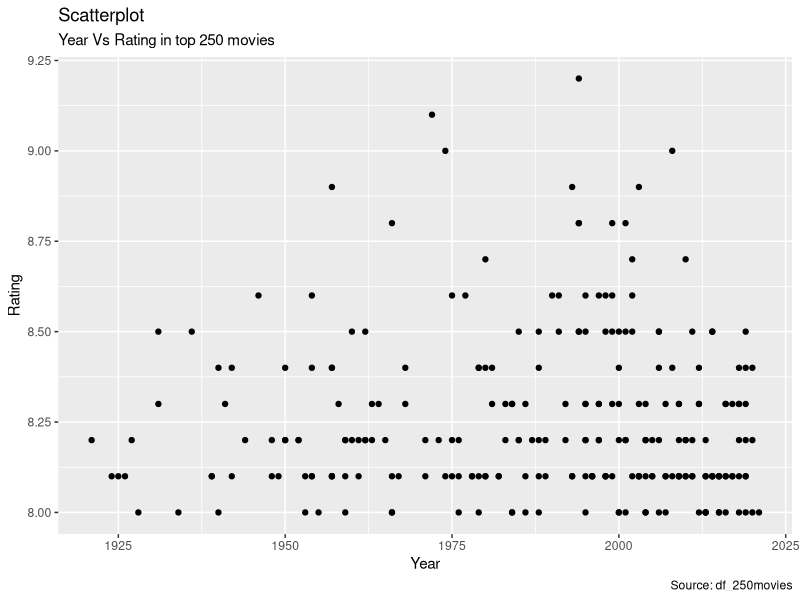
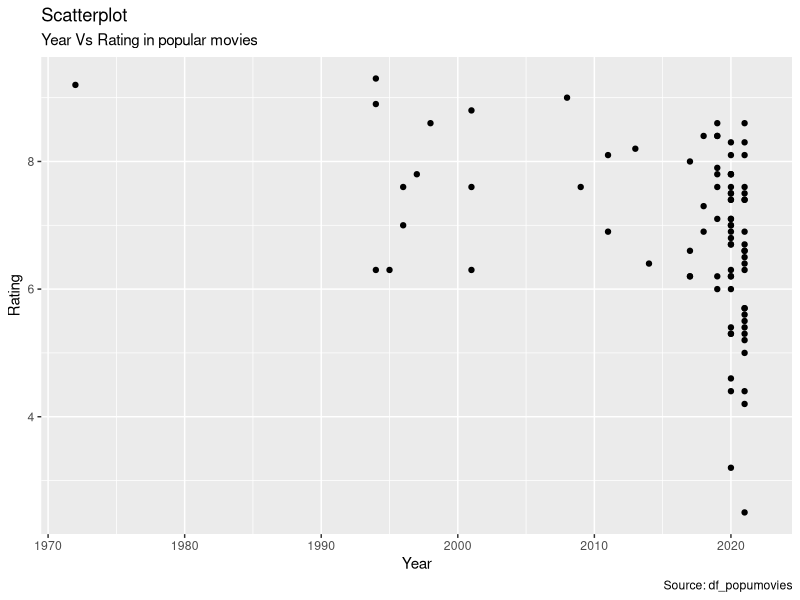
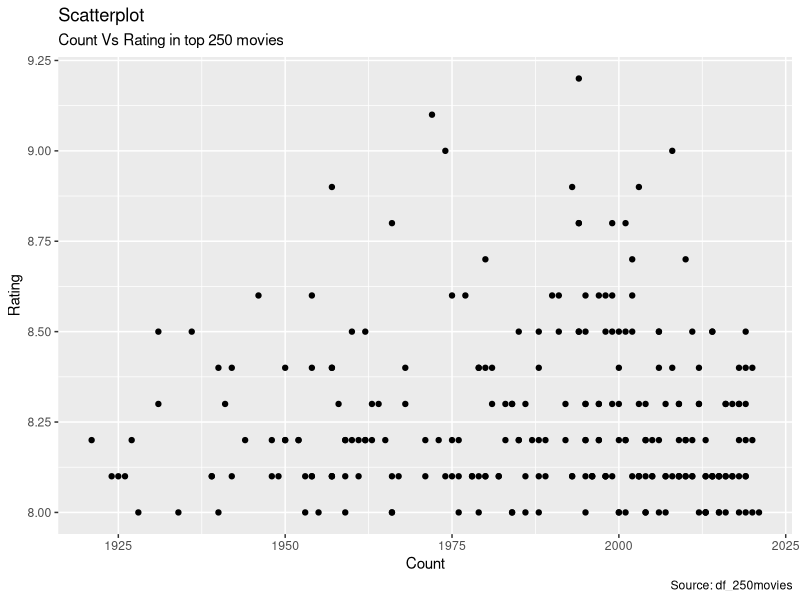
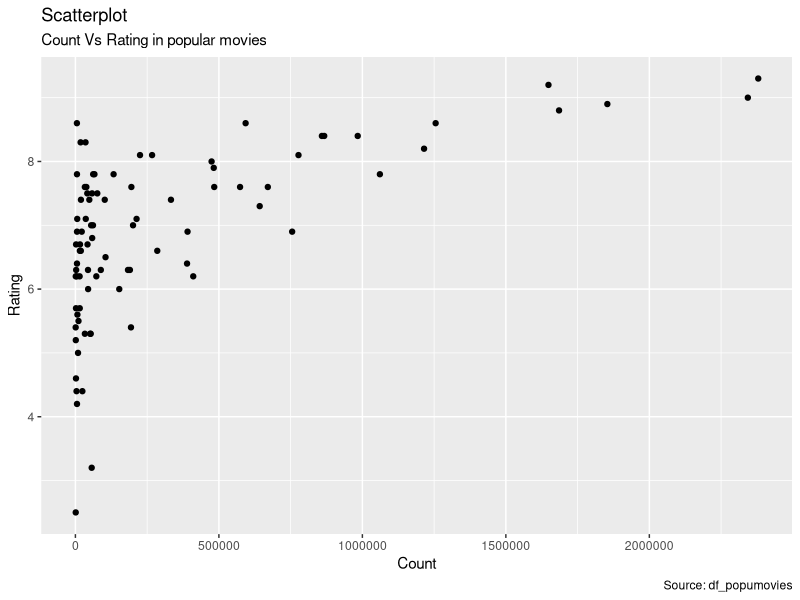

Reproduce these figures in R, in order. (Note: this script raises an error after producing the figures.)
## ---- chunk 1
knitr::opts_chunk$set(echo = TRUE, fig.height = 6, fig.width = 10)
## ---- chunk 2
library(tidyverse)
df_250movies <- as_tibble(read.csv('df_250movies.csv'))
df_250m_ex <- as_tibble(read.csv('df_250m_ex.csv'))
df_popumovies <- as_tibble(read.csv('df_popumovies.csv'))
df_popu_ex <- as_tibble(read.csv('df_popu_ex.csv'))
head(df_250m_ex)
## ---- chunk 3
df_250m_ex %>% select(id, rank, title, year, genre, duration, country, description) %>% 
  filter(genre == 0 | duration == 0 | country == 0| description == 0)
df_250m_ex %>% select(id, rank, title, year) %>% filter(year>2019)
## ---- chunk 4
rate_vs_year_250m <- as.data.frame(cbind(as.numeric(df_250movies$imDbRating),as.numeric(df_250movies$year))
)


ggplot(rate_vs_year_250m, aes(x = V2, y = V1)) +
  geom_point() +  xlab("Year") + ylab("Rating") +
  labs(subtitle = "Year Vs Rating in top 250 movies", title = "Scatterplot", caption = "Source: df_250movies")

rate_vs_year_popum <- as.data.frame(cbind(as.numeric(df_popumovies$imDbRating),as.numeric(df_popumovies$year))
)


ggplot(rate_vs_year_popum, aes(x = V2, y = V1)) +
  geom_point() +  xlab("Year") + ylab("Rating") +
  labs(subtitle = "Year Vs Rating in popular movies", title = "Scatterplot", caption = "Source: df_popumovies")
## ---- chunk 5
rate_vs_count_250m <- as.data.frame(cbind(as.numeric(df_250movies$imDbRating),as.numeric(df_250movies$imDbRatingCount))
)


ggplot(rate_vs_year_250m, aes(x = V2, y = V1)) +
  geom_point() +  xlab("Count") + ylab("Rating") +
  labs(subtitle = "Count Vs Rating in top 250 movies", title = "Scatterplot", caption = "Source: df_250movies")


rate_vs_count_popum <- as.data.frame(cbind(as.numeric(df_popumovies$imDbRating),as.numeric(df_popumovies$imDbRatingCount))
)


ggplot(rate_vs_count_popum, aes(x = V2, y = V1)) +
  geom_point() +  xlab("Count") + ylab("Rating") +
  labs(subtitle = "Count Vs Rating in popular movies", title = "Scatterplot", caption = "Source: df_popumovies")

## ---- chunk 6

plotdf < as_tibble(read.csv('plotdf.csv'))
plotdf1 < as_tibble(read.csv('plotdf1.csv'))

plotdf %>% ggplot(aes(genre, value))+ geom_bar(stat = "identity", width = 0.5, fill = "tomato3") +
  xlab("New Genre") + ylab("Mean rating") +
  labs(subtitle = "Genre Vs Rating in top 250 movies", title = "Barplot", caption = "Source: df_250m_ex") +
  theme(axis.text.x = element_text(angle = 65, vjust = 0.6))


plotdf %>% ggplot(aes(genre, maxi))+ geom_bar(stat = "identity", width = 0.5, fill = "tomato3") +
  xlab("New Genre") + ylab("Maximum rating") +
  labs(subtitle = "Genre Vs Rating in top 250 movies", title = "Barplot", caption = "Source: df_250m_ex") +
  theme(axis.text.x = element_text(angle = 65, vjust = 0.6))


plotdf %>% ggplot(aes(genre, mini))+ geom_bar(stat = "identity", width = 0.5, fill = "tomato3") +
  xlab("New Genre") + ylab("Minimum rating") +
  labs(subtitle = "Genre Vs Rating in top 250 movies", title = "Barplot", caption = "Source: df_250m_ex") +
  theme(axis.text.x = element_text(angle = 65, vjust = 0.6))




# plot the means

plotdf1 %>% ggplot(aes(genre, value))+ geom_bar(stat = "identity", width = 0.5, fill = "tomato3") +
  xlab("New Genre") + ylab("Mean rating") +
  labs(subtitle = "Genre Vs Rating in popular movies", title = "Barplot", caption = "Source: df_popu_ex") +
  theme(axis.text.x = element_text(angle = 65, vjust = 0.6))


plotdf1 %>% ggplot(aes(genre, maxi))+ geom_bar(stat = "identity", width = 0.5, fill = "tomato3") +
  xlab("New Genre") + ylab("Maximum rating") +
  labs(subtitle = "Genre Vs Rating in popular movies", title = "Barplot", caption = "Source: df_popu_ex") +
  theme(axis.text.x = element_text(angle = 65, vjust = 0.6))

plotdf1 %>% ggplot(aes(genre, mini))+ geom_bar(stat = "identity", width = 0.5, fill = "tomato3") +
  xlab("New Genre") + ylab("Minimum rating") +
  labs(subtitle = "Genre Vs Rating in popular movies", title = "Barplot", caption = "Source: df_popu_ex") +
  theme(axis.text.x = element_text(angle = 65, vjust = 0.6))


## ---- chunk 7
freq <- bind_rows(mutate(word_250, movie = "top 250"),
                  mutate(word_popu, movie = "popular")) %>%
  mutate(word = str_extract(word, "[a-z]+")) %>% # exclude words in abnormal format, e.g. any'day
  count(movie, word) %>%
  group_by(movie) %>% 
  mutate(proportion = n / sum(n)) %>% # compute frequency after grouping
  select(-n) # no need to look at n now

# create seperate columns for comparison
frequency <- freq %>% pivot_wider(names_from = "movie", values_from = "proportion")
frequency

# Plot proportions of words used in two movie lists:
ggplot(frequency, aes(x = `top 250`, y = `popular`)) +
  geom_abline(color = "red", lty = 2, lwd = 2) +
  geom_point(color = "grey") + 
  geom_text(aes(label = word), check_overlap = T) +
  scale_x_log10() + scale_y_log10()

frequency %>% filter(!(`top 250` == "NA" | `popular` == "NA")) %>% select(,2:3) %>% cor()
## ---- chunk 8
library(tidytext)
library(tidyr)
# ten most common bigrams in two lists
bigram_250 <- df_250m_ex %>% unnest_tokens(bigram, description, token = "ngrams", n = 2) %>%
  filter(bigram != "NA")
# Split out the words in a pair and delete the pairs with a stop word in them
bigram_250 %>% separate(bigram, c("word1", "word2"), sep = " ") %>%
  filter(!word1 %in% stop_words$word) %>%    # Delete pairs with at least one stop word
  filter(!word2 %in% stop_words$word) %>%
  unite(bigram, word1, word2, sep = " ") %>%
  count(bigram, sort = T)

bigram_popu <- df_popu_ex %>% unnest_tokens(bigram, description, token = "ngrams", n = 2) %>%
  filter(bigram != "NA")
# Split out the words in a pair and delete the pairs with a stop word in them
bigram_popu %>% separate(bigram, c("word1", "word2"), sep = " ") %>%
  filter(!word1 %in% stop_words$word) %>%    # Delete pairs with at least one stop word
  filter(!word2 %in% stop_words$word) %>%
  unite(bigram, word1, word2, sep = " ") %>%
  count(bigram, sort = T)
## ---- chunk 9
tidy_movie <- bind_rows(mutate(word_250, movie = "top 250"),
                       mutate(word_popu, movie = "popular")) %>% 
  mutate(word = str_extract(word, "[a-z]+")) %>%   
  group_by(movie) %>%
  select(word, movie, title, imDbRating) 
tidy_movie

movie_sentiment <- tidy_movie %>%
  inner_join(get_sentiments("bing")) %>%
  count(movie, index = imDbRating, sentiment) %>%
  spread(sentiment, n, fill = 0) %>%
  mutate(sentiment = positive - negative)

ggplot(movie_sentiment, aes(index, sentiment, fill = movie)) +
  geom_col(show.legend = FALSE) +
  facet_wrap(~movie, ncol = 2, scales = "free_x")
